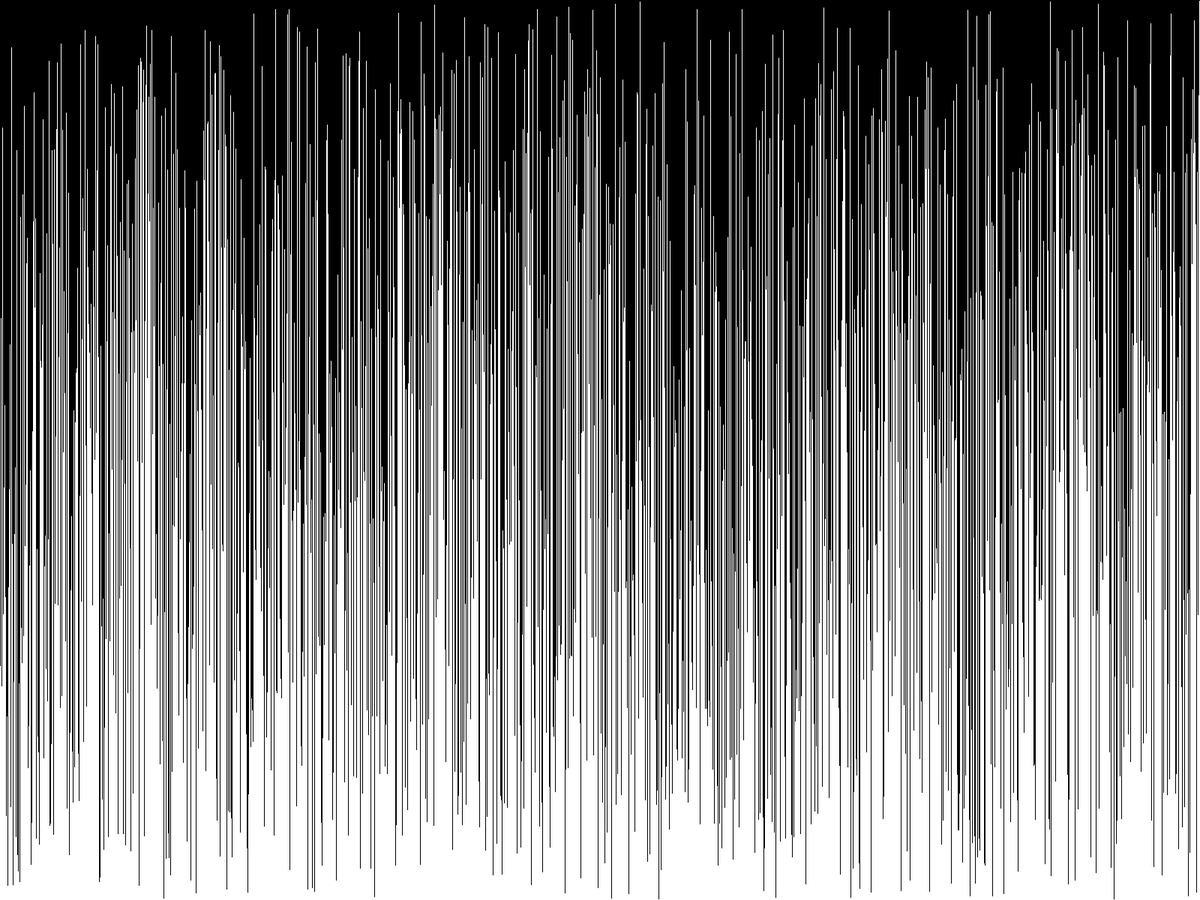
Frame 1 (no input)
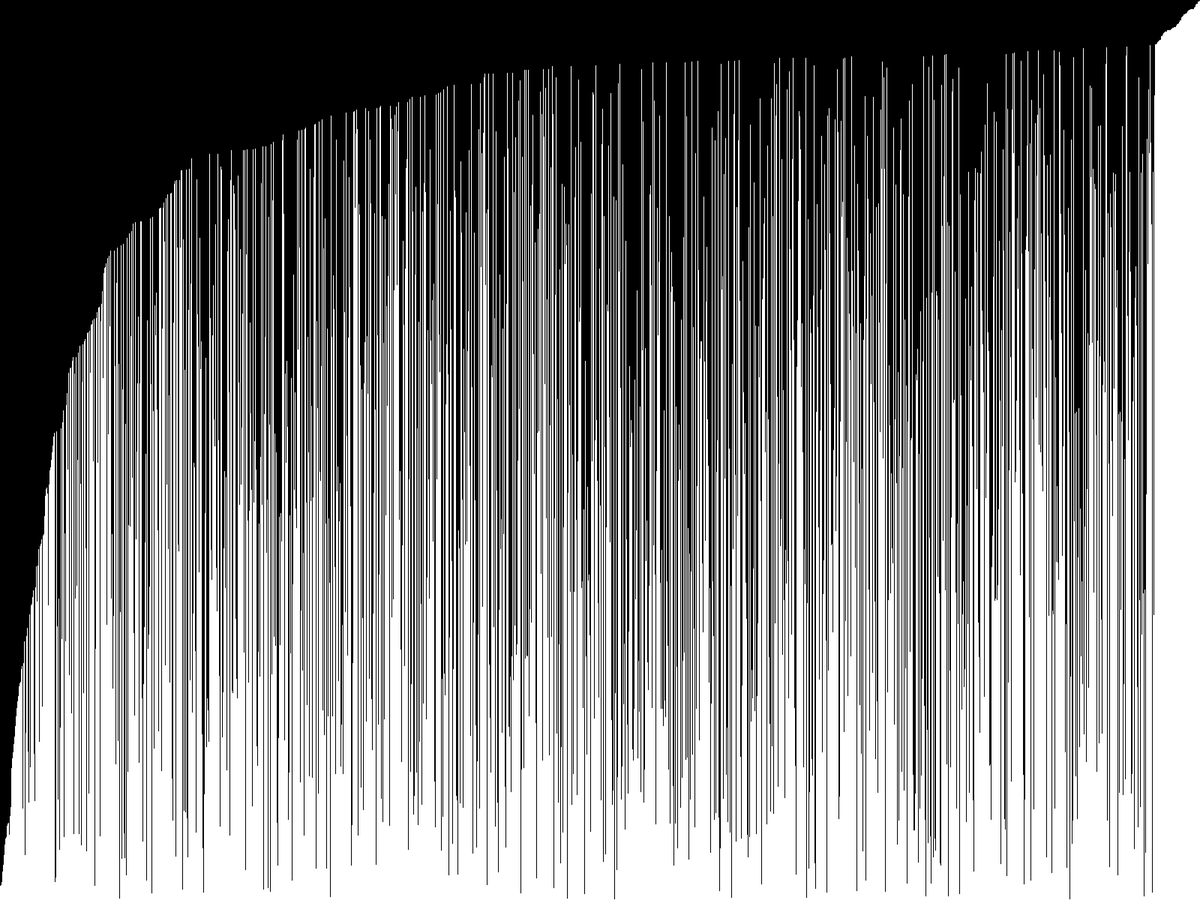
Frame 60 (the mouse pressed at the canvas centre just before this capture)
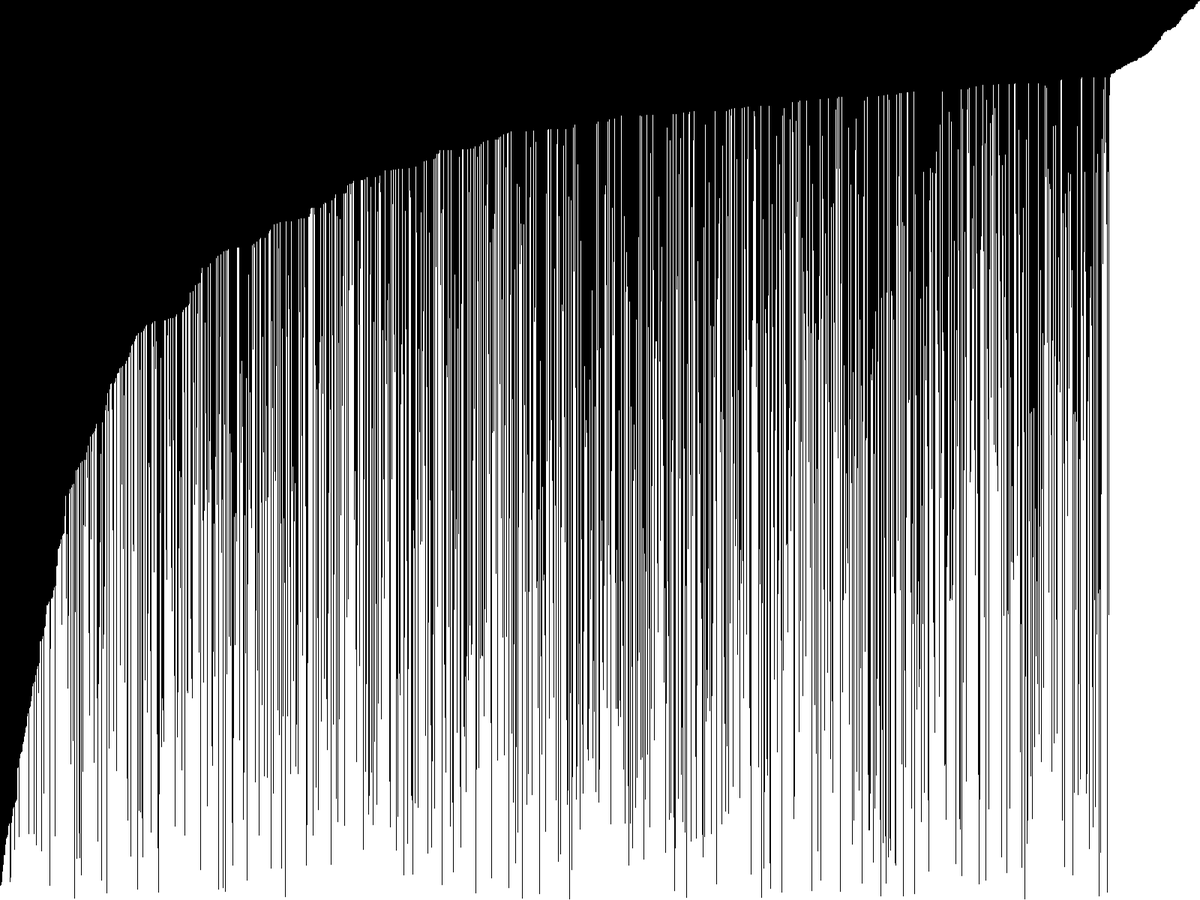
Frame 120 (the mouse held since frame 60 and released just before this capture)

The Processing sketch that drew these frames (run headless with seeded random() and noise(); from frame 60 on, the mouse is pressed at the canvas centre):

// Processing sketch: Sort
// ── Sort.pde
float[] values;

int i = 0;
int j = 0;

void setup() {
  fullScreen();
  //size(200, 200);
  values = new float[width];
  for (int i= 0; i < values.length; i++) {
    values[i] = random(height);
  }
  
  //Sort
  
  //for (int i = 0; i < values.length; i++) {
  //  for (int j = 0; j < values.length - 1; j++) {
      
  //  }
  //}
}

void draw() {
  background(0);
  
  if (i < values.length) {
    for (int j = 0; j < values.length - i - 1; j++) {
      float a = values[j];
      float b = values[j + 1];
      if ( a > b ) 
        swap(values, j, j+1);
    }
  } else {
    println("Done");
    noLoop();
  }
  
  for (int i = 0; i < values.length; i++) {
    stroke(255);
    line(i, height, i, height - values[i]);
  }
  i++;
}

void swap(float[] arr, int a, int b) {
  float temp;
  temp = arr[b];
  arr[b] = arr[a];
  arr[a] = temp;
}
